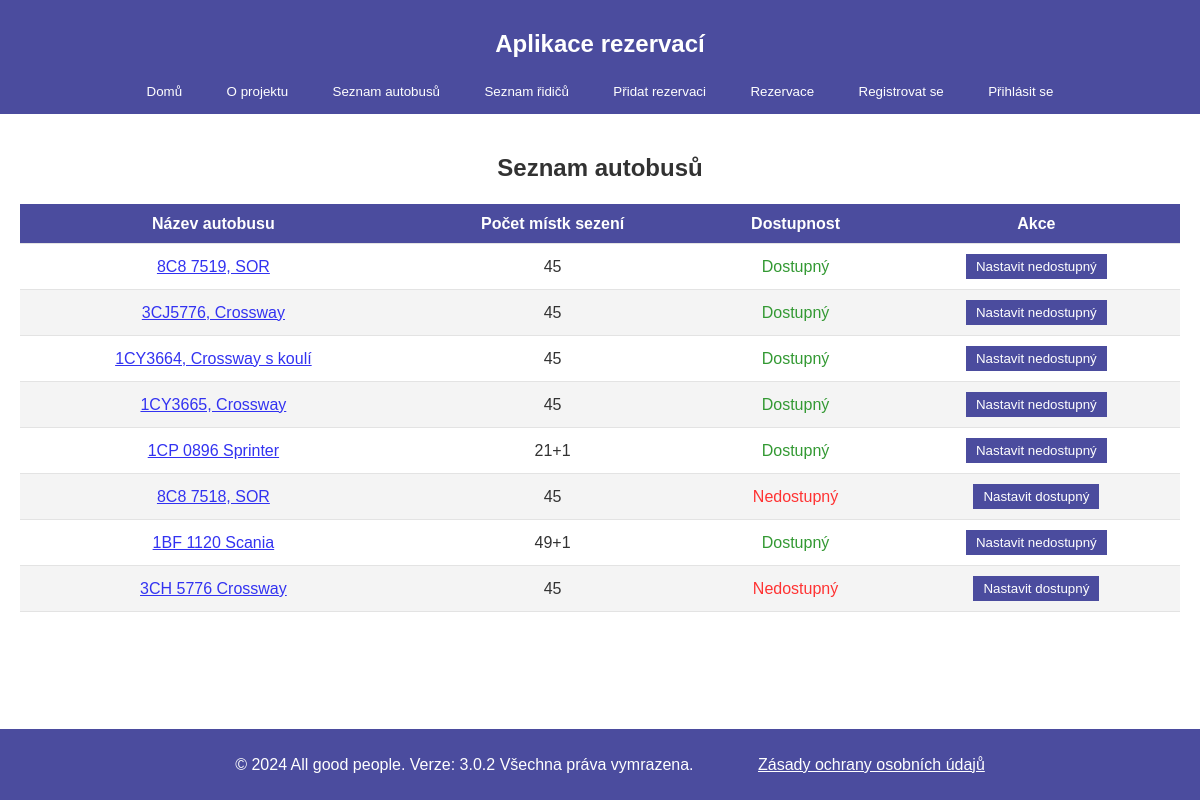
The app's page /depo/buses/ with its own data.
### depo/models.py (models this page shows, shortened)
class Bus(models.Model):
    name = models.CharField(max_length=100)
    seats = models.CharField(max_length=10)  # např. "45+1"
    is_ready = models.BooleanField(default=True)  # indikace dostupnosti autobusu

### depo/views.py (the view)
# urls.py: path('buses/', views.bus_list, name='bus_list'),
def bus_list(request):
    buses = Bus.objects.all()
    if request.method == 'POST':
        bus_id = request.POST.get('bus_id')
        bus = Bus.objects.get(id=bus_id)
        bus.toggle_is_ready()  # Přepne stav dostupnosti autobusu
        return redirect('depo:bus_list')  # Přesměrování zpět na seznam autobusů
    return render(request, 'depo/bus_list.html', {'buses': buses})

### depo/context_processors.py (called while the page is built)
def project_version(request):
    return {
        'project_version': settings.PROJECT_VERSION
    }

### depo/templates/depo/bus_list.html (shortened to what this page needs)
{% extends "depo/home.html" %}
{% block content %}
<section>
    <h2 style="text-align: center;">Seznam autobusů</h2>
    <table>
        <thead>
            <tr>
                <h4><th>Název autobusu</th></h4>
                <th>Počet místk sezení</th>
                <th>Dostupnost</th>
                <th>Akce</th>
            </tr>
        </thead>
        <tbody>
            {% for bus in buses %}
            <tr>
                <td>
                    <a href="{% url 'depo:bus_list' %}">{{ bus.name }}</a>
                </td>
                <td>{{ bus.seats }}</td>
                <td>
                    {% if bus.is_ready %}
                        <span style="color: green;">Dostupný</span>
                    {% else %}
                        <span style="color: red;">Nedostupný</span>
                    {% endif %}
                </td>
                <td>
                    <form method="POST">
                        <button type="submit" class="btn btn-toggle">
                            {% if bus.is_ready %}
                                Nastavit nedostupný
                            {% else %}
                                Nastavit dostupný
                            {% endif %}
                        </button>
                    </form>
                </td>
            </tr>
        {% endfor %}
    </tbody>
    </table>
</section>
{% endblock %}

### depo/static/base.css (style rules this page uses)
body { font-family: Arial, sans-serif; margin: 0; padding: 0; display: flex; opacity: 0.8; flex-direction: column; line-height: 1.2; min-height: 100vh; background-image: linear-gradient(rgba(255, 255, 255, 0.2), rgba(255, 255, 255, 0.2)), url('/static/depo/images/pferd.jpg'); background-size: cover; background-position: center; }
article, section { margin-bottom: 0; padding: 0; background-color: #fff; }
table { width: 100%; border-collapse: collapse; font-family: Arial, sans-serif; margin-left: auto; margin-right: auto; }
th, td { padding: 10px; text-align: center; border-bottom: 1px solid #ddd; }
thead { background-color: #1f2086; color: white; font-weight: bold; }
tbody tr:nth-child(even) { background-color: #f2f2f2; }
button { background-color: #1f2086; color: white; border: none; padding: 5px 10px; cursor: pointer; }

### records on screen
Bus: name "8C8 7519, SOR", seats "45", is_ready "Dostupný"
Bus: name "3CJ5776, Crossway", seats "45", is_ready "Dostupný"
Bus: name "1CY3664, Crossway s koulí", seats "45", is_ready "Dostupný"
Bus: name "1CY3665, Crossway", seats "45", is_ready "Dostupný"
Bus: name "1CP 0896 Sprinter", seats "21+1", is_ready "Dostupný"
Bus: name "8C8 7518, SOR", seats "45", is_ready "Nedostupný"
Bus: name "1BF 1120 Scania", seats "49+1", is_ready "Dostupný"
Bus: name "3CH 5776 Crossway", seats "45", is_ready "Nedostupný"

### other values on screen
{{ project_version }} "3.0.2"
